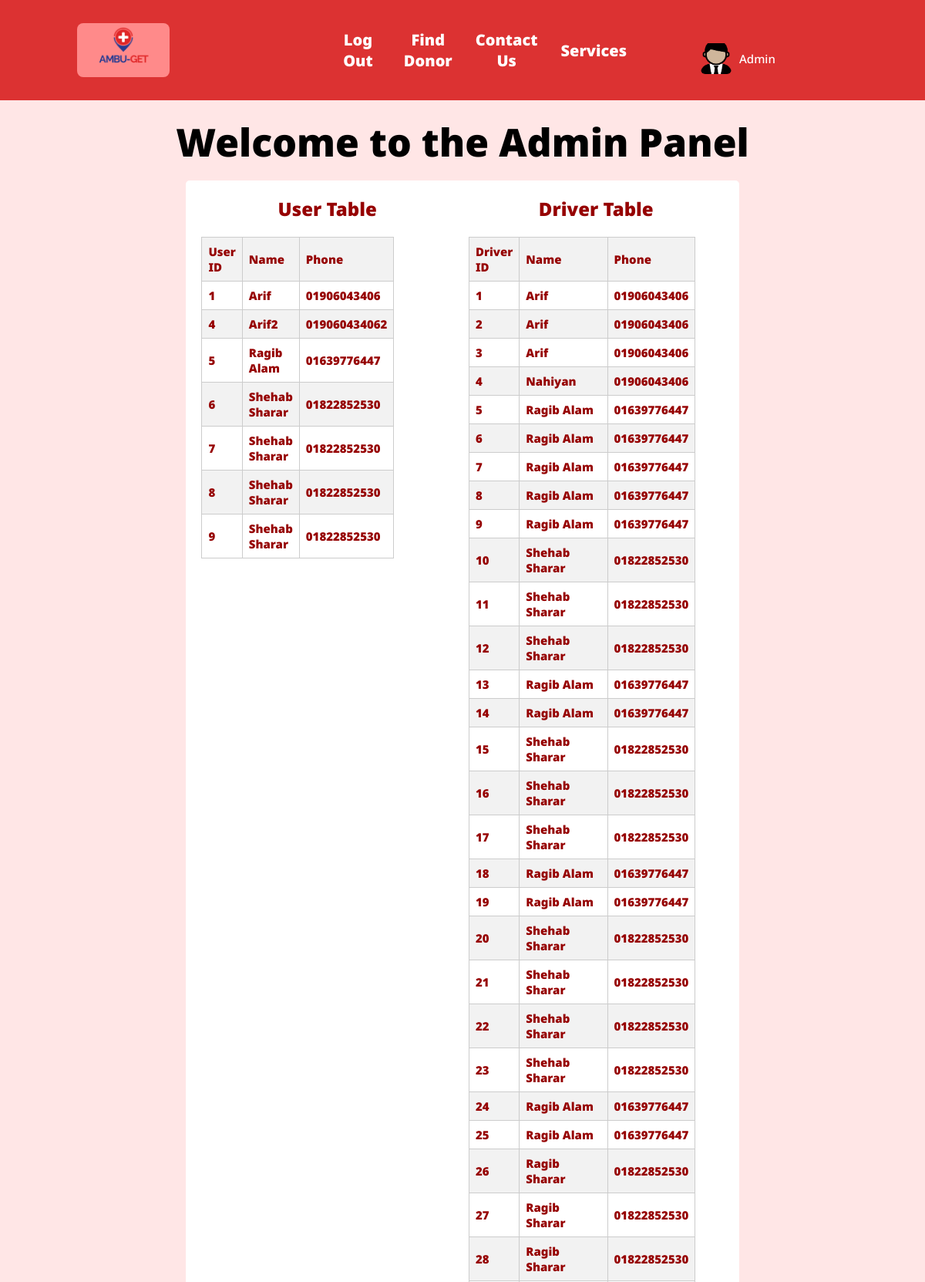
The app's page /adminpanel.php (upper part) with its own data.
### tables this page shows
CREATE TABLE `user_table` (
  `userID` int(11) NOT NULL,
  `name` varchar(255) NOT NULL,
  `password` varchar(255) NOT NULL,
  `phone` varchar(15) NOT NULL,
  `address` varchar(255) NOT NULL,
  `email` varchar(255) NOT NULL,
  `birthdate` date NOT NULL,
  `blood_group` varchar(20) NOT NULL
);

CREATE TABLE `driver_table` (
  `driverID` int(11) NOT NULL,
  `name` varchar(255) NOT NULL,
  `password` varchar(255) NOT NULL,
  `phone` varchar(15) NOT NULL,
  `address` varchar(255) NOT NULL,
  `email` varchar(255) NOT NULL,
  `nationalID` int(15) NOT NULL,
  `drivingLicenseNumber` int(15) NOT NULL
);

### adminpanel.php (the view, shortened to what this page needs)
<?php
require_once("connect.php");
$userQuery = "SELECT * FROM user_table";
$userResult = $conn->query($userQuery);
$driverQuery = "SELECT * FROM driver_table";
$driverResult = $conn->query($driverQuery);
?>
<!DOCTYPE html>
<html lang="en">
<head>
    <link rel="stylesheet" href="../styles.css">
</head>
<body>
    <div id="nav">
            <nav>
                <a class="home" href="#">
                    <div class="logo1"><img class="logo" src="logo.png"></div>
                </a>
                <a class="nav" href="login.html">
                Log Out
                </a>
                <a class="nav" href="request-blood.html">
                    Find Donor            </a>
                <a class="nav" href="contact-us.html">
                Contact Us
                </a>
                <a class="nav" href="aboutus.html">
                    Services
                </a>
                <div class="profile-details">
                    <img src="adminlogo.png" alt="">
                    <span class="admin_name">Admin</span>
                </div>
            </nav>
        </div>
    <div class="admin-panel-container">
        <h1 class="tablename">Welcome to the Admin Panel</h1>
        <div class="table-container">
            <div class="table-wrapper" style=" margin-right: 20px; ">
                <h2 style="color:rgb(150, 0, 0);">User Table</h2>
                <table>
                    <thead>
                        <tr>
                            <th>User ID</th>
                            <th>Name</th>
                            <th>Phone</th>
                        </tr>
                    </thead>
                    <tbody>
                        <?php
                        while ($row = $userResult->fetch_assoc()) {
                            echo "<tr>";
                            echo "<td>".$row["userID"]."</td>";
                            echo "<td>".$row["name"]."</td>";
                            echo "<td>".$row["phone"]."</td>";
                            echo "</tr>";
                        }
                        ?>
                    </tbody>
                </table>
            </div>
            <div class="table-wrapper">
            <h2 style="color:rgb(150, 0, 0);">Driver Table</h2>
                <table>
                    <thead>
                        <tr>
                            <th>Driver ID</th>
                            <th>Name</th>
                            <th>Phone</th>
                        </tr>
                    </thead>
                    <tbody>
                        <?php
                        while ($row = $driverResult->fetch_assoc()) {
                            echo "<tr>";
                            echo "<td>".$row["driverID"]."</td>";
                            echo "<td>".$row["name"]."</td>";
                            echo "<td>".$row["phone"]."</td>";
                            echo "</tr>";
                        }
                        ?>
                    </tbody>
                </table>
            </div>
        </div>
    </div>
</body>
</html>

### styles.css (style rules this page uses)
nav { display: flex; grid-template-columns: 1fr 1fr 1fr 1fr 1fr ; flex-direction: row; background-color: rgb(220, 50, 50); height: 70px; justify-content: center; align-content: center; padding-top: 30px; padding-bottom: 30px; padding-left: 100px; padding-right: 100px; margin-bottom: 20px; z-index: 20; }
.nav { margin-left: 15px; margin-right: 15px; font-size: 20px; text-align: center; display:flex; color:rgb(255, 255, 255); width: 190px; height: 70px; justify-content: center; align-items: center; border-radius: 8px; transition: 0.5s; cursor: pointer; z-index: 20; }
.home { margin-right: 200px; font-size: 20px; text-align: center; display:flex; background-color: rgb(255, 138, 138); color:rgb(255, 255, 255); width: 170px; height: 70px; justify-content: center; align-items: center; border-radius: 8px; transition: 0.5s; cursor: pointer; z-index: 20; }
body { font-family: 'Oxygen', sans-serif; margin: 0; font-size: 12px; }
a { text-decoration-line: none; display: flex; align-items: center; justify-content: center; }
.logo { width: 120px; border-radius: 5px; }
h1 { font-size: 50px; margin-bottom: 2vh; text-align: center; }
h2 { font-size:x-large; color:white; font-weight: bolder; }
body { background-color: rgb(255, 230, 230); }
:root { --background-gradient: linear-gradient(178deg, #ffff33 10%, #3333ff); --gray: #ffffff; --darkgray: #aa0000; }
.table-container { display: flex; max-width: fit-content; margin: 0 auto; padding: 20px; background-color: #fff; border-radius: 5px; margin-bottom: 20px; }
.table-container h2 { text-align: center; margin-bottom: 20px; }
table { width: 100%; border-collapse: collapse; }
table, th, td { border: 1px solid #ccc; }
th, td { padding: 10px; text-align: left; }
th { background-color: #f2f2f2; }
tr:nth-child(even) { background-color: #f2f2f2; }
.profile-details { padding: 1px; margin-left: 80px; margin-top: 10px; display: flex; align-items: center; background: rgb(220, 50, 50); height: 70px; min-width: 190px; }
.profile-details img { height: 40px; width: 40px; border-radius: 6px; object-fit: cover; }
.profile-details .admin_name { font-size: 15px; font-weight: 500; color: #ffffff; margin: 0 10px; white-space: nowrap; }
.table-container { display: flex; justify-content: space-between; align-items: flex-start; }
.table-container table { border-collapse: collapse; width: 48%; margin: 10px 0; }
.table-container th, .table-container td { border: 1px solid #ccc; padding: 8px; text-align: left; }
.table-container thead { background-color: #f2f2f2; font-weight: bold; }
.tablename { color:#000000; }
* { font-weight: 900; font-size: 15px; font-family: 'Noto Sans', sans-serif; color:rgb(150, 0, 0); margin: 0; padding: 0; }

### records on screen
user_table: userID "1", name "Arif", phone "01906043406"
user_table: userID "4", name "Arif2", phone "019060434062"
user_table: userID "5", name "Ragib Alam", phone "01639776447"
user_table: userID "6", name "Shehab Sharar", phone "01822852530"
user_table: userID "7", name "Shehab Sharar", phone "01822852530"
user_table: userID "8", name "Shehab Sharar", phone "01822852530"
user_table: userID "9", name "Shehab Sharar", phone "01822852530"
driver_table: driverID "1", name "Arif", phone "01906043406"
driver_table: driverID "2", name "Arif", phone "01906043406"
driver_table: driverID "3", name "Arif", phone "01906043406"
driver_table: driverID "4", name "Nahiyan", phone "01906043406"
driver_table: driverID "5", name "Ragib Alam", phone "01639776447"
driver_table: driverID "6", name "Ragib Alam", phone "01639776447"
driver_table: driverID "7", name "Ragib Alam", phone "01639776447"
driver_table: driverID "8", name "Ragib Alam", phone "01639776447"
driver_table: driverID "9", name "Ragib Alam", phone "01639776447"
driver_table: driverID "10", name "Shehab Sharar", phone "01822852530"
driver_table: driverID "11", name "Shehab Sharar", phone "01822852530"
driver_table: driverID "12", name "Shehab Sharar", phone "01822852530"
driver_table: driverID "13", name "Ragib Alam", phone "01639776447"
driver_table: driverID "14", name "Ragib Alam", phone "01639776447"
driver_table: driverID "15", name "Shehab Sharar", phone "01822852530"
driver_table: driverID "16", name "Shehab Sharar", phone "01822852530"
driver_table: driverID "17", name "Shehab Sharar", phone "01822852530"
driver_table: driverID "18", name "Ragib Alam", phone "01639776447"
driver_table: driverID "19", name "Ragib Alam", phone "01639776447"
driver_table: driverID "20", name "Shehab Sharar", phone "01822852530"
driver_table: driverID "21", name "Shehab Sharar", phone "01822852530"
driver_table: driverID "22", name "Shehab Sharar", phone "01822852530"
driver_table: driverID "23", name "Shehab Sharar", phone "01822852530"
driver_table: driverID "24", name "Ragib Alam", phone "01639776447"
driver_table: driverID "25", name "Ragib Alam", phone "01639776447"
driver_table: driverID "26", name "Ragib Sharar", phone "01822852530"
driver_table: driverID "27", name "Ragib Sharar", phone "01822852530"
driver_table: driverID "28", name "Ragib Sharar", phone "01822852530"
